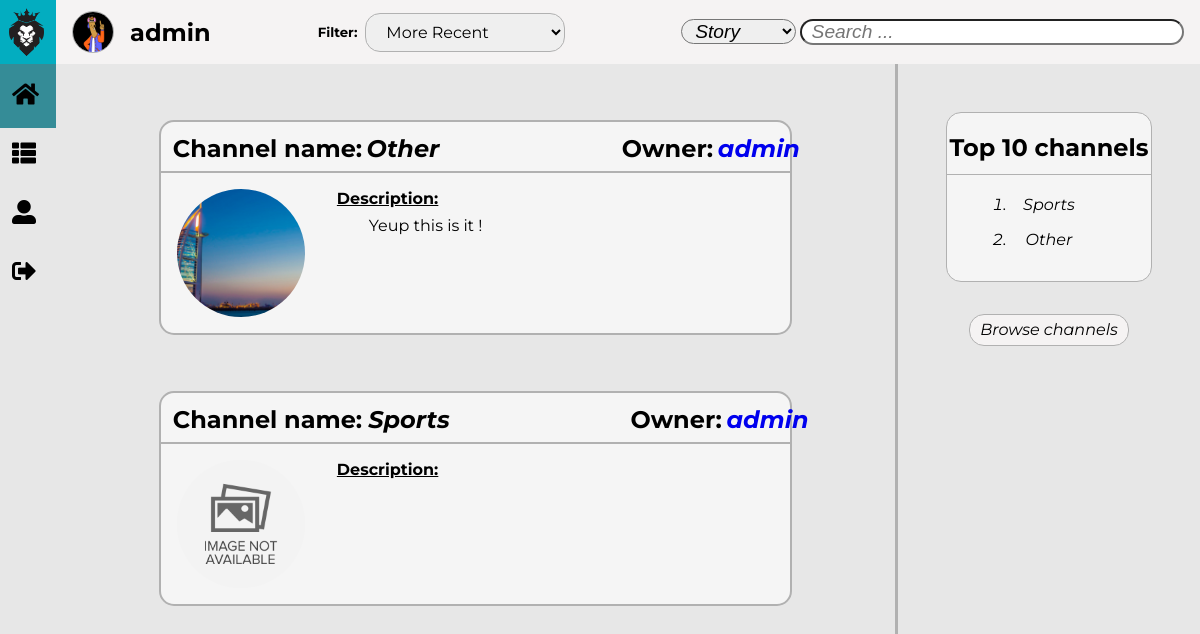
/pages/show_channels.php?show=subscriptions (signed in), run on an earlier commit of the app's database.
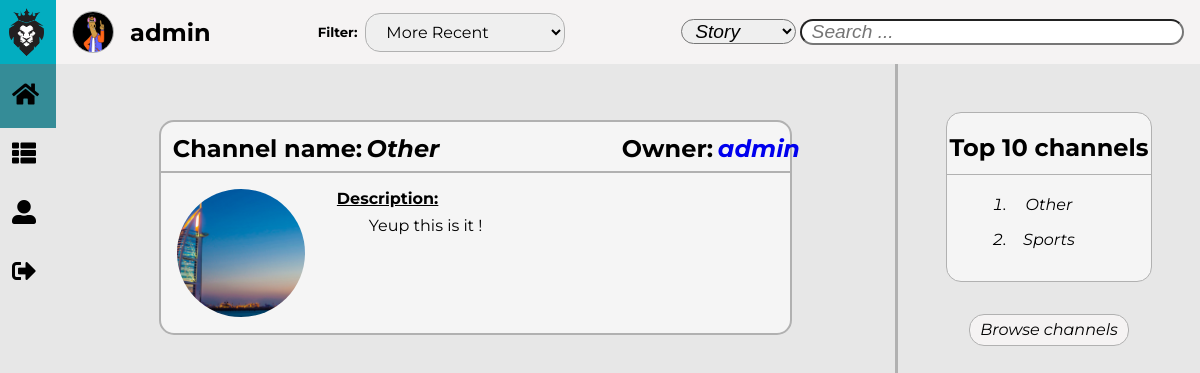
And on a later commit of the database.
### tables this page shows
CREATE TABLE Subscription(
    username TEXT NOT NULL REFERENCES User(username),
    channelName TEXT NOT NULL REFERENCES Channel(name),
    CONSTRAINT Subscription PRIMARY KEY (username, channelName)
);

CREATE TABLE Channel(
    name TEXT NOT NULL PRIMARY KEY,
    owner TEXT NOT NULL REFERENCES User(username),
    description TEXT      
);

### pages/show_channels.php (called while the page is built, shortened)
<?php
    include_once('../includes/functions.php');
    include_once('../templates/tpl_common.php');
    include_once('../templates/tpl_show_channels.php');
    include_once('../templates/tpl_general_aside.php');
    include_once('../database/db_user.php');
    include_once('../database/db_channel.php');
    $username = isset($_GET['username']) ? htmlentities($_GET['username']) : $_SESSION['username'];
    $show = isset($_GET['show']) ? htmlentities($_GET['show']) : 'all';
    $defaultFilter = 2;
    if($show === 'all') {
      $channels = get_all_channels();
    }
    else if($show === 'subscriptions'){
      $channels = get_user_subscriptions($username);
    }
    else {
      generate_error('Invalid show value !');
      die(header('Location: feed.php'));
    }
    $topChannels = get_top_channels();
    draw_common(htmlentities($_SESSION['username']), ['show_channels.css', 'general_aside.css'], [], $defaultFilter, $defaultFilter);
    draw_channels_list(htmlentities_all($channels));
    draw_general_aside(htmlentities_all($topChannels), display_messages());
    draw_footer();
?>

### includes/functions.php (called while the page is built, shortened)
<?php function get_image($default, $directory, $folder, $element) {
    $image = $default;
    $extensions = ['jpg', 'png', 'gif'];
    for($index = 0; $index < count($extensions); $index++) {
        if(file_exists($directory . $element . '.' . $extensions[$index])) {
            $image = $folder . $element . '.' . $extensions[$index];
            break;
        }
    }
    return $image;
} ?>

### database/db_user.php (called while the page is built, shortened)
<?php
    include_once('../includes/functions.php');
    function get_user_subscriptions($username) {
      $db = Database::instance()->db();
      $stmt = $db->prepare('SELECT * FROM Subscription JOIN Channel ON Subscription.channelName = Channel.name WHERE username = ?');
      $stmt->execute(array($username));
      return $stmt->fetchAll();
    }
?>

### database/db_channel.php (called while the page is built, shortened)
<?php
  include_once('../includes/functions.php');
      function get_top_channels() {
        $db = Database::instance()->db();
        $stmt = $db->prepare('SELECT channelName, count(*) as followers FROM Subscription GROUP BY channelName
                        UNION SELECT name, 0 as followers FROM Channel WHERE name NOT IN (SELECT channelName FROM Subscription) GROUP BY name ORDER BY followers DESC LIMIT 10');
        $stmt->execute(array());
        return $stmt->fetchall();
      }
?>

### templates/tpl_show_channels.php (the view, shortened to what this page needs)
<?php function draw_channels_list($channels) { ?>
    <div id="masterChannels">
        <section id="channels">
            <form method="get" action="../pages/channel.php">
                <?php foreach($channels as $channel) { ?>
                    <article id="<?= $channel['name'] ?>" class="channelArticle">
                        <header id="channelHeader">
                            <div>
                                <div>
                                    <p>Channel name:</p><h1><?= $channel['name'] ?></h1>
                                </div>
                                <div>
                                    <p>Owner:</p><h1><a href="../pages/profile.php?username=<?= $channel['owner'] ?>"><?= $channel['owner'] ?></a></h1>
                                </div>
                            </div>
                            <div>
                                <img id="asideIMG" src="../resources/images/<?= get_image('default/defaultChannel.png', '../resources/images/channels/', 'channels/', sha1($channel['name'])) ?>" alt="Channel Image">
                                <div id="channelDescription">
                                    <h1>Description:</h1><p><?= $channel['description'] ?></p>
                                </div>
                            </div>
                        </header>
                    </article>
                <?php } ?>
            </form>
        </section>
    </div>
<?php } ?>

### templates/tpl_common.php (shortened to what this page needs)
<?php function draw_common($username, $css_files, $js_files, $filter, $searchFilter) { ?>
    <!DOCTYPE <!DOCTYPE html>
    <html>
        <head>
            <link rel="stylesheet" href="https://use.fontawesome.com/releases/v5.5.0/css/all.css">
            <link rel="stylesheet" type="text/css" media="screen" href="../css/common.css" />
            <?php foreach($css_files as $css_file) { ?>
                <link rel="stylesheet" type="text/css" media="screen" href="../css/<?=$css_file?>" />
            <?php } ?>
        </head>
        <body>
            <?php draw_dynamic_bar($username) ?>
            <?php draw_tool_bar($username, $filter, $searchFilter) ?>
<?php } ?>
<?php function draw_dynamic_bar($username) { ?>
    <header id="dynamicBar">
        <div id="header">
            <img src="../resources/images/default/logo.png" alt="Logo">
        </div>
        <nav id="menu">
            <div class="mainMenu">
                <i class="fa fa-home"></i><a href="../pages/feed.php">Feed</a>
            </div>
            <div class="mainMenu">
                <i class="fa fa-th-list"></i><a href="../pages/show_channels.php?show=subscriptions">Channels</a>
            </div>
            <div class="mainMenu">
                <i class="fa fa-user-alt"></i><a href="../pages/profile.php?username=<?= $username ?>">Profile</a>
            </div>
            <div class="mainMenu">
                <i class="fa fa-sign-out-alt"></i><a href="../actions/action_logout.php">Logout</a>
            </div>
        </nav>
    </header>
<? } ?>
<?php function draw_tool_bar($username, $filter, $searchFilter) { ?>
    <div id="toolBar">
        <div id="info">
            <img id="asideIMG" src="../resources/images/<?= get_image('default/defaultUser.jpg', '../resources/images/users/', 'users/', sha1($username)) ?>" alt="User Image">
            <a id="user-name" href="../pages/profile.php?username=<?= $username ?>"><h5><?= $username ?></h5></a>
        </div>
        <?php draw_story_filter($filter) ?>
        <?php draw_search_filter($searchFilter) ?>
    </div>
<? } ?>
<?php function draw_story_filter($filter) { ?>
    <div id="filters">
        <h5>Filter:</h5>
        <form method="get" action="<?= $_SERVER['PHP_SELF']?>">
            <select name="filter" id="filterID">
                <option <? echo $filter == 2 ? 'selected ' : '' ?>value="2">More Recent</option>
            </select>
        </form>
    </div>
<? } ?>
<?php function draw_search_filter($searchFilter) { ?>
    <div id="search">
        <form method="get" action="<?= $_SERVER['PHP_SELF']?>">
            <select name="searchFilter" id="searchFilterID">
                <option <? echo $searchFilter == 2 ? 'selected ' : '' ?>value="2">Story</option>
            </select>
            <input type="search" id="searchField" name="search" placeholder="Search ...">
        </form>
    </div>
<? } ?>
<?php function draw_footer() { ?>
        </body>
    </html>
<?php } ?>

### templates/tpl_general_aside.php (shortened to what this page needs)
<?php function draw_general_aside($channels, $messages) { ?>
    <aside>
        <div>
            <h1>Top 10 channels</h1>
            <form method="get" action="../pages/channel.php">
                <ul>
                    <?php
                        foreach($channels as $channel) { ?>
                            <li id="<?= $channel['channelName'] ?>" class="asideChannelList"><?= $channel['channelName'] ?></li>
                        <?php }
                    ?>
                </ul>
            </form>
        </div>
        <form method="get" action="../pages/show_channels.php">
            <button id="browseChannels" type="submit">Browse channels</button>
        </form>
    </aside>
<?php } ?>

### css/common.css (style rules this page uses)
:root { --background-color: rgb(231, 231, 231); --background-header-color: rgb(3, 173, 192); --background-menu-color: rgb(53, 140, 151); --background-toolBar-color: rgb(245, 243, 243); --site-name-color: white; --site-name-font: 'Exo', sans-serif; --menu-color: white; --menu-icons-color: black; --menu-font: 'Montserrat', sans-serif; --toolBar-font: 'Montserrat', sans-serif; --toolBar-info-font-size: 1.5em; --toolBar-filter-font-size: 1em; --border-color: rgb(177, 177, 177); --messages-font: 'Montserrat', sans-serif; --success-fg-color: rgb(86, 155, 13); --error-fg-color: rgb(218, 2, 13); }
body { margin: 0em; display: grid; height: 100%; overflow: hidden; grid-template-columns: auto 5.5fr 2fr; grid-template-rows: 4em 100%; grid-template-areas: "header toolBar toolBar" "menu content aside"; background-color: var(--background-color); }
#dynamicBar { width: 3.5em; transition: 1s; }
#header { grid-area: header; display: flex; background-color: var(--background-header-color); }
#header > img { max-width: 3em; max-height: 3em; padding: 0.5em 0.5em 0.5em 0.55em; }
#menu { grid-area: menu; height: 100%; background-color: var(--background-menu-color); }
#menu { margin: 0%; flex-direction: column; display: flex; font-size: 1.5em; color: var(--menu-icons-color); }
#menu div { padding: 0.5em 0.5em; height: 1.5em; display: flex; }
#menu div i { padding: 0.25em 0.5em 0em 0em; color: var(--menu-icons-color); }
#toolBar { display: flex; align-items: center; justify-content: space-between; grid-area: toolBar; background-color: var(--background-toolBar-color); font-family: var(--toolBar-font); }
#toolBar div { display: inherit; align-items: inherit; }
#info { display: flex; margin: 0em; }
#info > img { margin: 0em 1em; width: 2.5em; height: 2.5em; border: solid var(--border-color) 1px; border-radius: 50%; }
#info > a h5 { margin: 0em; font-size: var(--toolBar-info-font-size); font-family: var(--toolBar-font); color: black; }
#filters > form { margin: 0em; }
#filters > form > select { margin: 0.5em; padding: 0.5em 1em; outline: none; font-size: var(--toolBar-filter-font-size); font-family: var(--toolBar-font); border: none; border: solid var(--border-color) 1px; border-radius: 15px; }
#search > form { padding-top: 1em; padding-right: 1em; }
#search > form > input { border-radius: 15px; width: 20em; padding: 0em 0.25em; outline: none; font-size: 1.2em; text-indent: 0.25em; font-style: italic; }
#search > form > select { border-radius: 15px; width: 6em; padding: 0em 0.25em; outline: none; font-size: 1.2em; text-indent: 0.25em; font-style: italic; }
a { text-decoration: none; }

### css/general_aside.css (style rules this page uses)
:root { --background-color: rgb(231, 231, 231); --background-story-color: whitesmoke; --story-text-font: 'Montserrat', sans-serif; --aside-img-font-size: 15em; --aside-username-font: 'Exo', sans-serif; --aside-username-font-size: 2em; --aside-text-font: 'Montserrat', sans-serif; --aside-button-font-size: 1em; --aside-button-background-color: rgb(245, 243, 243); --aside-button-background-color-hover: rgb(3, 173, 192); --success-fg-color: rgb(86, 155, 13); --error-fg-color: rgb(218, 2, 13); --border-color: rgb(177, 177, 177); }
aside { grid-area: aside; padding: 3em; border-left: solid var(--border-color); }
aside > div { flex-direction: column; display: flex; border-radius: 15px; text-align: center; border: solid var(--border-color) 1px; background-color: var(--background-story-color); }
aside > div h1 { padding-bottom: 0.5em; border-bottom: solid var(--border-color) 1px; font-family: var(--story-text-font); }
aside > div > form > ul { margin: 0em; padding: 0em 4em; list-style-type: decimal; }
aside > div > form > ul * { padding-bottom: 1em; font-family: var(--story-text-font); font-style: italic; }
aside > form { margin: 0em; padding: 2em 0em; text-align: center; }
#browseChannels { width: 10em; height: 2em; outline: none; border: solid var(--border-color) 1px; border-radius: 15px; background-color: var(--aside-button-background-color); text-align: center; font-style: italic; font-size: var(--aside-button-font-size); font-family: var(--aside-text-font); }

What changed in the data, as far as the page shows it:
removed subscription: channelName.name "Sports", channelName.owner "admin", shows a picture
